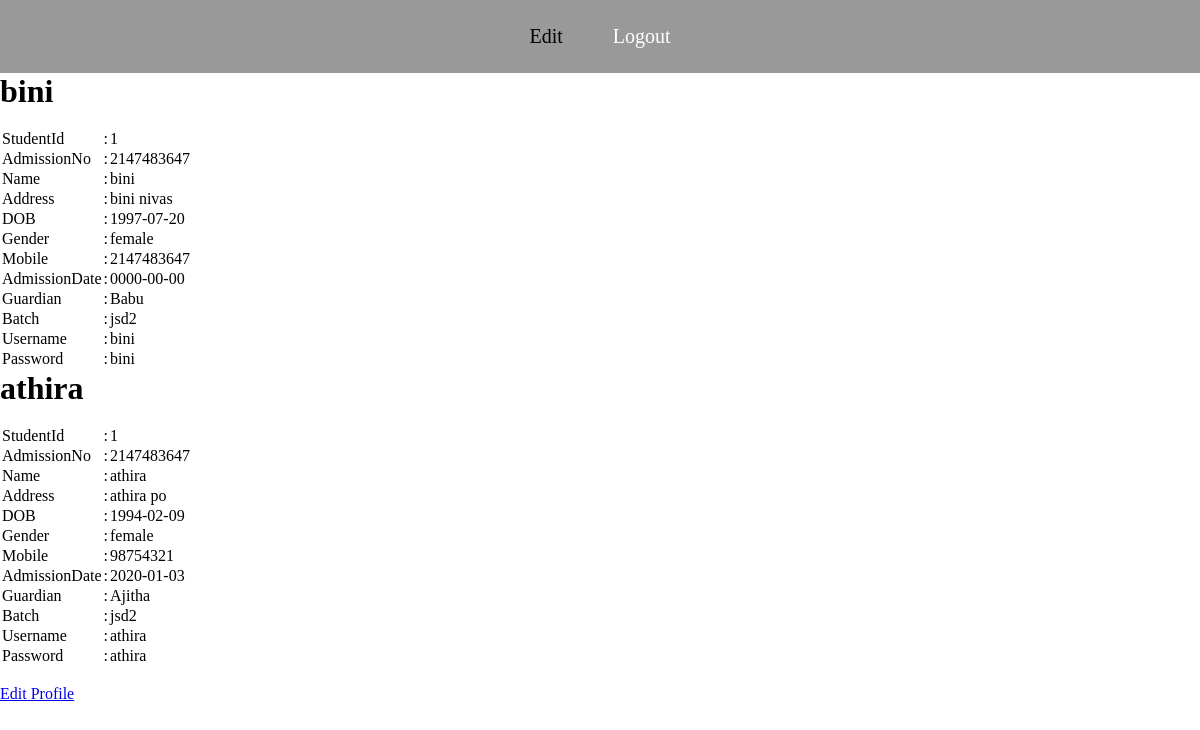
Page /stdprofile_view.php (signed in) on the committed database.
### tables this page shows
CREATE TABLE `studentreg` (
  `stdid` int(11) NOT NULL,
  `admno` int(11) NOT NULL,
  `name` varchar(20) NOT NULL,
  `address` varchar(30) NOT NULL,
  `dob` date NOT NULL,
  `gender` varchar(10) NOT NULL,
  `mobile` int(11) NOT NULL,
  `admdate` date NOT NULL,
  `guardian` varchar(20) NOT NULL,
  `batch` varchar(20) NOT NULL,
  `username` varchar(20) NOT NULL,
  `password` varchar(20) NOT NULL
);

### stdprofile_view.php (the view, shortened to what this page needs)
<!DOCTYPE html>
<html>
<head>
<link rel="stylesheet" href="css/style3.css">
</head>
<body class="b1">
<div class="navbar">
<ul>
<li>Edit
</li>
<li><a href="logout.php">Logout</a></li>
</ul>
</div>
<form>
				<?php
						require_once 'connection.php';
						$var=$_SESSION['stdid'];
						$sql="select * from studentreg where stdid=$var";
						$result=mysqli_query($conn,$sql);
						while($row=mysqli_fetch_assoc($result))
						{
					?>
			 <h1><?php  echo $row['name'];?></h1><br>
<table>
    <tr>
        <td>StudentId</td><td>:</td><td><?php echo $row['stdid'];?></td>
    </tr>
	<tr>
        <td>AdmissionNo</td><td>:</td><td><?php echo $row['admno'];?></td>
    </tr>
    <tr>
        <td>Name</td><td>:</td><td><?php echo $row['name'];?></td>
    </tr>
    <tr>
        <td>Address</td><td>:</td><td><?php echo $row['address'];?></td>
    </tr>
    <tr>
        <td>DOB</td><td>:</td><td><?php echo $row['dob'];?></td>
    </tr>
    <tr>
        <td>Gender</td><td>:</td><td><?php echo $row['gender'];?></td>
    </tr>
    <tr>
        <td>Mobile</td><td>:</td><td><?php echo $row['mobile'];?></td>
    <tr>
        <td>AdmissionDate</td><td>:</td><td><?php echo $row['admdate'];?></td>
    </tr>
	<tr>
        <td>Guardian</td><td>:</td><td><?php echo $row['guardian'];?></td>
    </tr>
	<tr>
        <td>Batch</td><td>:</td><td><?php echo $row['batch'];?></td>
    </tr>
	<tr>
        <td>Username</td><td>:</td><td><?php echo $row['username'];?></td>
    </tr>
    <tr>
        <td>Password</td><td>:</td><td><?php echo $row['password'];?></td>
    </tr>
</table>
<?php
								}
							?>
<br>
<a href="student_pro_edit.php">Edit Profile</a>
</form>
	</body>
</html>
</body>
</html>

### css/style3.css (style rules this page uses)
* { margin:0px; padding:0px; box-sizing:border-box; }
.b1 { background-image: url(../img/.jpg); background-size: cover; }
.navbar { text-align:center; width:100%; background-color:rgba(0,0,0,0.4); }
.navbar ul { list-style-type:none; display :inline-flex; }
.navbar ul li { width:120 px; padding:20px; font-size:20px; border-radius:20px; margin:5px; }
.navbar ul li a { color : white; text-decoration: none; }

### rows in the picture
studentreg: name "bini", stdid "1", admno "2147483647", address "bini nivas", dob "1997-07-20", gender "female", mobile "2147483647", admdate "0000-00-00", guardian "Babu", batch "jsd2", username "bini", password "bini"
studentreg: name "athira", stdid "1", admno "2147483647", address "athira po", dob "1994-02-09", gender "female", mobile "98754321", admdate "2020-01-03", guardian "Ajitha", batch "jsd2", username "athira", password "athira"
